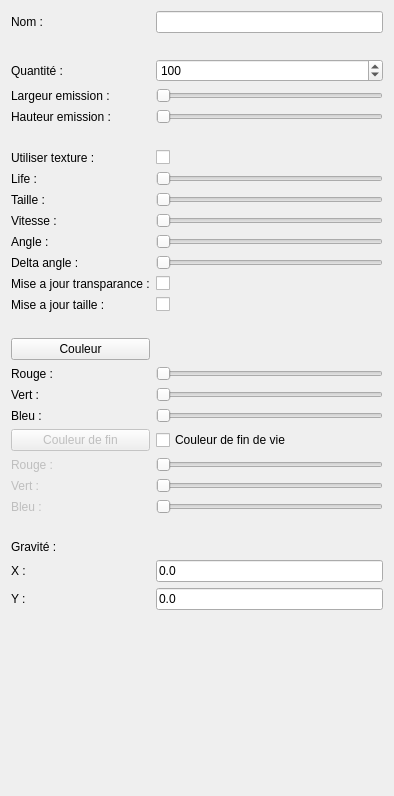
<?xml version="1.0" encoding="UTF-8"?>
<ui version="4.0">
 <class>ParticleEmitterOptionWidget</class>
 <widget class="QWidget" name="ParticleEmitterOptionWidget">
  <property name="geometry">
   <rect>
    <x>0</x>
    <y>0</y>
    <width>394</width>
    <height>796</height>
   </rect>
  </property>
  <property name="windowTitle">
   <string>Form</string>
  </property>
  <layout class="QVBoxLayout" name="verticalLayout">
   <item>
    <layout class="QGridLayout" name="gridLayout">
     <item row="0" column="1">
      <widget class="QLineEdit" name="_objectName"/>
     </item>
     <item row="1" column="0">
      <widget class="QLabel" name="label_21">
       <property name="text">
        <string/>
       </property>
      </widget>
     </item>
     <item row="11" column="1">
      <widget class="QSlider" name="_particuleDeltaAngleEdit">
       <property name="maximum">
        <number>360000</number>
       </property>
       <property name="orientation">
        <enum>Qt::Horizontal</enum>
       </property>
      </widget>
     </item>
     <item row="17" column="0">
      <widget class="QLabel" name="label_5">
       <property name="text">
        <string>Vert :</string>
       </property>
      </widget>
     </item>
     <item row="3" column="0">
      <widget class="QLabel" name="label_8">
       <property name="text">
        <string>Largeur emission :</string>
       </property>
      </widget>
     </item>
     <item row="8" column="0">
      <widget class="QLabel" name="label_16">
       <property name="text">
        <string>Taille :</string>
       </property>
      </widget>
     </item>
     <item row="22" column="1">
      <widget class="QSlider" name="_endColorBlueEdit">
       <property name="enabled">
        <bool>false</bool>
       </property>
       <property name="maximum">
        <number>100000</number>
       </property>
       <property name="orientation">
        <enum>Qt::Horizontal</enum>
       </property>
      </widget>
     </item>
     <item row="8" column="1">
      <widget class="QSlider" name="_particuleSizeEdit">
       <property name="maximum">
        <number>1000</number>
       </property>
       <property name="orientation">
        <enum>Qt::Horizontal</enum>
       </property>
      </widget>
     </item>
     <item row="16" column="0">
      <widget class="QLabel" name="label_4">
       <property name="text">
        <string>Rouge :</string>
       </property>
      </widget>
     </item>
     <item row="5" column="0">
      <widget class="QLabel" name="label_19">
       <property name="text">
        <string/>
       </property>
      </widget>
     </item>
     <item row="21" column="0">
      <widget class="QLabel" name="_endColorGreenLbl">
       <property name="enabled">
        <bool>false</bool>
       </property>
       <property name="text">
        <string>Vert :</string>
       </property>
      </widget>
     </item>
     <item row="19" column="0">
      <widget class="QPushButton" name="_chooseEndColorButton">
       <property name="enabled">
        <bool>false</bool>
       </property>
       <property name="text">
        <string>Couleur de fin</string>
       </property>
      </widget>
     </item>
     <item row="16" column="1">
      <widget class="QSlider" name="_colorRedEdit">
       <property name="maximum">
        <number>100000</number>
       </property>
       <property name="orientation">
        <enum>Qt::Horizontal</enum>
       </property>
      </widget>
     </item>
     <item row="26" column="0">
      <widget class="QLabel" name="label_13">
       <property name="text">
        <string>Y :</string>
       </property>
      </widget>
     </item>
     <item row="25" column="0">
      <widget class="QLabel" name="label_12">
       <property name="text">
        <string>X :</string>
       </property>
      </widget>
     </item>
     <item row="15" column="0">
      <widget class="QPushButton" name="_chooseColorButton">
       <property name="text">
        <string>Couleur</string>
       </property>
      </widget>
     </item>
     <item row="12" column="0">
      <widget class="QLabel" name="label_14">
       <property name="text">
        <string>Mise a jour transparance :</string>
       </property>
      </widget>
     </item>
     <item row="2" column="0">
      <widget class="QLabel" name="label_18">
       <property name="text">
        <string>Quantité :</string>
       </property>
      </widget>
     </item>
     <item row="2" column="1">
      <widget class="QSpinBox" name="_emitterQtyEdit">
       <property name="maximum">
        <number>100000</number>
       </property>
       <property name="value">
        <number>100</number>
       </property>
      </widget>
     </item>
     <item row="26" column="1">
      <widget class="QLineEdit" name="_particuleGravityYEdit">
       <property name="text">
        <string>0.0</string>
       </property>
      </widget>
     </item>
     <item row="13" column="0">
      <widget class="QLabel" name="label_15">
       <property name="text">
        <string>Mise a jour taille :</string>
       </property>
      </widget>
     </item>
     <item row="18" column="1">
      <widget class="QSlider" name="_colorBlueEdit">
       <property name="maximum">
        <number>100000</number>
       </property>
       <property name="orientation">
        <enum>Qt::Horizontal</enum>
       </property>
      </widget>
     </item>
     <item row="3" column="1">
      <widget class="QSlider" name="_emitterWidthEdit">
       <property name="maximum">
        <number>10000</number>
       </property>
       <property name="orientation">
        <enum>Qt::Horizontal</enum>
       </property>
      </widget>
     </item>
     <item row="4" column="1">
      <widget class="QSlider" name="_emitterHeightEdit">
       <property name="maximum">
        <number>10000</number>
       </property>
       <property name="orientation">
        <enum>Qt::Horizontal</enum>
       </property>
      </widget>
     </item>
     <item row="9" column="0">
      <widget class="QLabel" name="label_2">
       <property name="text">
        <string>Vitesse :</string>
       </property>
      </widget>
     </item>
     <item row="11" column="0">
      <widget class="QLabel" name="label_17">
       <property name="text">
        <string>Delta angle :</string>
       </property>
      </widget>
     </item>
     <item row="18" column="0">
      <widget class="QLabel" name="label_6">
       <property name="text">
        <string>Bleu :</string>
       </property>
      </widget>
     </item>
     <item row="23" column="0">
      <widget class="QLabel" name="label_10">
       <property name="text">
        <string/>
       </property>
      </widget>
     </item>
     <item row="14" column="0">
      <widget class="QLabel" name="label_7">
       <property name="text">
        <string/>
       </property>
      </widget>
     </item>
     <item row="25" column="1">
      <widget class="QLineEdit" name="_particuleGravityXEdit">
       <property name="text">
        <string>0.0</string>
       </property>
      </widget>
     </item>
     <item row="12" column="1">
      <widget class="QCheckBox" name="_updateAlphaEdit">
       <property name="text">
        <string/>
       </property>
      </widget>
     </item>
     <item row="13" column="1">
      <widget class="QCheckBox" name="_updateSizeEdit">
       <property name="text">
        <string/>
       </property>
      </widget>
     </item>
     <item row="27" column="0">
      <spacer name="verticalSpacer">
       <property name="orientation">
        <enum>Qt::Vertical</enum>
       </property>
       <property name="sizeHint" stdset="0">
        <size>
         <width>20</width>
         <height>40</height>
        </size>
       </property>
      </spacer>
     </item>
     <item row="10" column="1">
      <widget class="QSlider" name="_particuleAngleEdit">
       <property name="maximum">
        <number>360000</number>
       </property>
       <property name="orientation">
        <enum>Qt::Horizontal</enum>
       </property>
      </widget>
     </item>
     <item row="10" column="0">
      <widget class="QLabel" name="label_3">
       <property name="text">
        <string>Angle : </string>
       </property>
      </widget>
     </item>
     <item row="21" column="1">
      <widget class="QSlider" name="_endColorGreenEdit">
       <property name="enabled">
        <bool>false</bool>
       </property>
       <property name="maximum">
        <number>100000</number>
       </property>
       <property name="orientation">
        <enum>Qt::Horizontal</enum>
       </property>
      </widget>
     </item>
     <item row="20" column="0">
      <widget class="QLabel" name="_endColorRedLbl">
       <property name="enabled">
        <bool>false</bool>
       </property>
       <property name="text">
        <string>Rouge :</string>
       </property>
      </widget>
     </item>
     <item row="7" column="1">
      <widget class="QSlider" name="_particuleLifeEdit">
       <property name="minimum">
        <number>1</number>
       </property>
       <property name="maximum">
        <number>1000</number>
       </property>
       <property name="orientation">
        <enum>Qt::Horizontal</enum>
       </property>
      </widget>
     </item>
     <item row="17" column="1">
      <widget class="QSlider" name="_colorGreenEdit">
       <property name="maximum">
        <number>100000</number>
       </property>
       <property name="orientation">
        <enum>Qt::Horizontal</enum>
       </property>
      </widget>
     </item>
     <item row="19" column="1">
      <widget class="QCheckBox" name="_endColorEdit">
       <property name="text">
        <string>Couleur de fin de vie</string>
       </property>
      </widget>
     </item>
     <item row="4" column="0">
      <widget class="QLabel" name="label_9">
       <property name="text">
        <string>Hauteur emission :</string>
       </property>
      </widget>
     </item>
     <item row="9" column="1">
      <widget class="QSlider" name="_particuleSpeedEdit">
       <property name="maximum">
        <number>1000</number>
       </property>
       <property name="orientation">
        <enum>Qt::Horizontal</enum>
       </property>
      </widget>
     </item>
     <item row="7" column="0">
      <widget class="QLabel" name="label">
       <property name="text">
        <string>Life :</string>
       </property>
      </widget>
     </item>
     <item row="20" column="1">
      <widget class="QSlider" name="_endColorRedEdit">
       <property name="enabled">
        <bool>false</bool>
       </property>
       <property name="maximum">
        <number>100000</number>
       </property>
       <property name="orientation">
        <enum>Qt::Horizontal</enum>
       </property>
      </widget>
     </item>
     <item row="22" column="0">
      <widget class="QLabel" name="_endColorBlueLbl">
       <property name="enabled">
        <bool>false</bool>
       </property>
       <property name="text">
        <string>Bleu :</string>
       </property>
      </widget>
     </item>
     <item row="24" column="0">
      <widget class="QLabel" name="label_11">
       <property name="text">
        <string>Gravité :</string>
       </property>
      </widget>
     </item>
     <item row="0" column="0">
      <widget class="QLabel" name="label_20">
       <property name="text">
        <string>Nom :</string>
       </property>
      </widget>
     </item>
     <item row="6" column="1">
      <widget class="QCheckBox" name="_particleUseTextureCheckbox">
       <property name="text">
        <string/>
       </property>
      </widget>
     </item>
     <item row="6" column="0">
      <widget class="QLabel" name="label_22">
       <property name="text">
        <string>Utiliser texture : </string>
       </property>
      </widget>
     </item>
    </layout>
   </item>
  </layout>
 </widget>
 <resources/>
 <connections/>
</ui>
